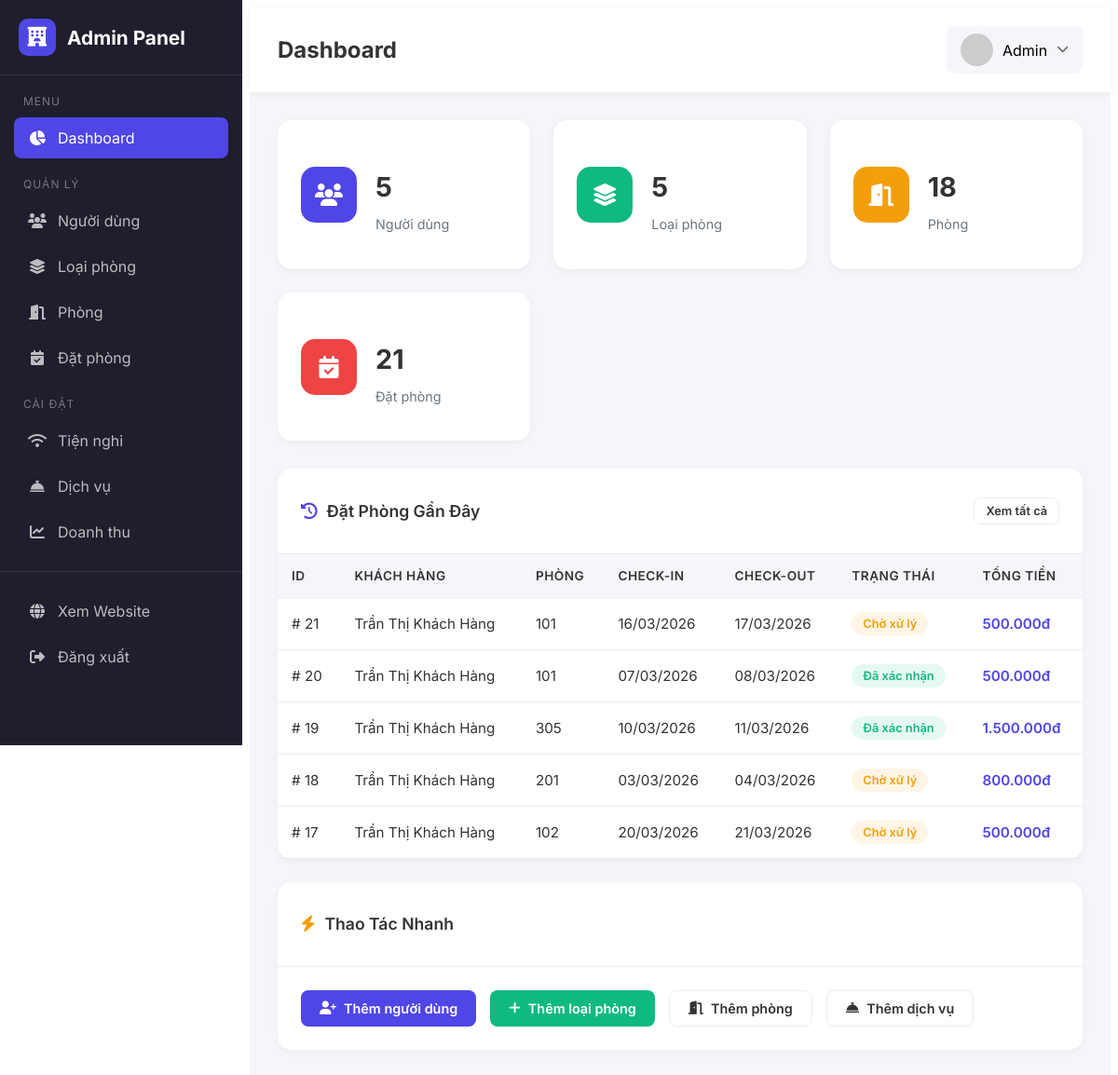
Screenshot of /public/admin (signed in) with the database file from the repository.
### tables this page shows
CREATE TABLE `bookings` (
  `id` int(11) NOT NULL,
  `user_id` int(11) NOT NULL,
  `check_in` date DEFAULT NULL,
  `check_out` date DEFAULT NULL,
  `total_price` decimal(12,2) DEFAULT NULL,
  `status` enum('pending','confirmed','cancelled') DEFAULT 'pending',
  `created_at` datetime DEFAULT current_timestamp(),
  `type` enum('room','event') DEFAULT 'room',
  `event_type` varchar(50) DEFAULT NULL,
  `payment_menthod` varchar(50) DEFAULT NULL,
  `payment_at` datetime DEFAULT NULL
);

CREATE TABLE `users` (
  `id` int(11) NOT NULL,
  `role_id` int(11) NOT NULL,
  `full_name` varchar(100) DEFAULT NULL,
  `email` varchar(100) NOT NULL,
  `password` varchar(255) NOT NULL,
  `phone` varchar(20) DEFAULT NULL,
  `status` tinyint(4) DEFAULT 1,
  `created_at` datetime DEFAULT current_timestamp()
);

CREATE TABLE `room_details` (
  `id` int(11) NOT NULL,
  `room_type_id` int(11) NOT NULL,
  `room_number` varchar(20) DEFAULT NULL,
  `floor` int(11) DEFAULT NULL,
  `status` enum('available','booked','maintenance') DEFAULT 'available',
  `image_path` varchar(255) DEFAULT NULL
);

### App/Controllers/Admin/AdminController.php (called while the page is built, shortened)
<?php
class AdminController extends Controller
{
    private User $userModel;
    private RoomType $roomTypeModel;
    private Room $roomModel;
    private Booking $bookingModel;
    public function __construct()
    {
        $this->userModel = new User();
        $this->roomTypeModel = new RoomType();
        $this->roomModel = new Room();
        $this->bookingModel = new Booking();
    }
    public function dashboard(): void
    {
        $totalUsers = $this->userModel->count();
        $totalRoomTypes = $this->roomTypeModel->count();
        $totalRooms = $this->roomModel->count();
        $totalBookings = $this->bookingModel->count();
        $recentBookings = $this->bookingModel->getRecent(5);
        $this->render('Admin/dashboard', [
            'title' => 'Dashboard - Admin Panel',
            'pageTitle' => 'Dashboard',
            'currentPage' => 'dashboard',
            'totalUsers' => $totalUsers,
            'totalRoomTypes' => $totalRoomTypes,
            'totalRooms' => $totalRooms,
            'totalBookings' => $totalBookings,
            'recentBookings' => $recentBookings,
        ]);
    }
}

### Public/index.php (called while the page is built, shortened)
<?php
require __DIR__ . '/bootstrap.php';
Router::dispatch();

### Public/bootstrap.php (called while the page is built, shortened)
<?php
spl_autoload_register(function (string $class): void {
    $prefix = 'App\\';
    $baseDir = BASE_PATH . DIRECTORY_SEPARATOR . 'App' . DIRECTORY_SEPARATOR;
    $len = strlen($prefix);
    $relativeClass = substr($class, $len);
    $file = $baseDir . str_replace('\\', DIRECTORY_SEPARATOR, $relativeClass) . '.php';
});
require BASE_PATH . DIRECTORY_SEPARATOR . 'App' . DIRECTORY_SEPARATOR . 'Core' . DIRECTORY_SEPARATOR . 'Help.php';

### App/Core/Database.php (called while the page is built, shortened)
<?php
class Database
{
    private static ?Database $instance = null;
    private ?PDO $pdo = null;
    private array $config;
    private function __construct()
    {
        $configPath = dirname(__DIR__, 2) . DIRECTORY_SEPARATOR . 'Config' . DIRECTORY_SEPARATOR . 'database.php';
        $this->config = require $configPath;
    }
    public static function getInstance(): self
    {
        if (self::$instance === null) {
            self::$instance = new self();
        }
        return self::$instance;
    }
    private function connect(): void
    {
        $dsn = sprintf(
            'mysql:host=%s;port=%d;dbname=%s;charset=%s',
            $this->config['host'],
            $this->config['port'] ?? 3306,
            $this->config['dbname'],
            $this->config['charset'] ?? 'utf8mb4'
        );
        try {
            $this->pdo = new PDO(
                $dsn,
                $this->config['username'],
                $this->config['password'],
                $this->config['options'] ?? []
            );
        } catch (PDOException $e) {
            throw new PDOException(
                'Kết nối database thất bại: ' . $e->getMessage(),
                (int) $e->getCode()
            );
        }
    }
    public function getConnection(): PDO
    {
        return $this->pdo;
    }
}

### Config/database.php (called while the page is built)
<?php
return [
    'host'     => 'localhost',
    'port'     => 3306,
    'dbname'   => 'booking_hotel',
    'username' => 'root',
    'password' => '',
    'charset'  => 'utf8mb4',
    'options'  => [
        PDO::ATTR_ERRMODE            => PDO::ERRMODE_EXCEPTION,
        PDO::ATTR_DEFAULT_FETCH_MODE => PDO::FETCH_ASSOC,
        PDO::ATTR_EMULATE_PREPARES   => false,
    ],
];

### App/Core/Model.php (called while the page is built, shortened)
<?php
abstract class Model
{
    protected PDO $pdo;
    protected string $table = '';
    public function __construct()
    {
        $this->pdo = Database::getInstance()->getConnection();
    }
    public function count(): int
    {
        $sql = "SELECT COUNT(*) FROM `{$this->table}`";
        $stmt = $this->pdo->query($sql);
        return (int) $stmt->fetchColumn();
    }
}

### App/Core/Help.php (called while the page is built, shortened)
<?php
function url(string $path = ''): string
{
    $baseUrl = defined('APP_URL') ? rtrim(APP_URL, '/') : '/doan/public';
    return $baseUrl . '/' . ltrim($path, '/');
}

### App/Models/Booking.php (called while the page is built, shortened)
<?php
class Booking extends Model
{
    public function getRecent(int $limit = 5): array
    {
        $sql = "SELECT b.*,
                       u.full_name as guest_name,
                       r.room_number
                FROM bookings b
                LEFT JOIN users u ON b.user_id = u.id
                LEFT JOIN booking_details bd ON bd.booking_id = b.id
                LEFT JOIN room_details r ON bd.room_id = r.id
                ORDER BY b.created_at DESC
                LIMIT ?";
        $stmt = $this->pdo->prepare($sql);
        $stmt->execute([$limit]);
        return $stmt->fetchAll(PDO::FETCH_ASSOC) ?: [];
    }
}

### App/Views/Admin/dashboard.php (the view)
<div class="stats-grid">
    <div class="stat-card">
        <div class="stat-icon primary">
            <i class="fa-solid fa-users"></i>
        </div>
        <div class="stat-info">
            <h3>
                <?= number_format($totalUsers) ?>
            </h3>
            <p>Người dùng</p>
        </div>
    </div>
    <div class="stat-card">
        <div class="stat-icon success">
            <i class="fa-solid fa-layer-group"></i>
        </div>
        <div class="stat-info">
            <h3>
                <?= number_format($totalRoomTypes) ?>
            </h3>
            <p>Loại phòng</p>
        </div>
    </div>
    <div class="stat-card">
        <div class="stat-icon warning">
            <i class="fa-solid fa-door-open"></i>
        </div>
        <div class="stat-info">
            <h3>
                <?= number_format($totalRooms) ?>
            </h3>
            <p>Phòng</p>
        </div>
    </div>
    <div class="stat-card">
        <div class="stat-icon danger">
            <i class="fa-solid fa-calendar-check"></i>
        </div>
        <div class="stat-info">
            <h3>
                <?= number_format($totalBookings) ?>
            </h3>
            <p>Đặt phòng</p>
        </div>
    </div>
</div>
<div class="admin-card">
    <div class="admin-card-header">
        <h2 class="admin-card-title"><i class="fa-solid fa-clock-rotate-left"
                style="margin-right: 10px; color: var(--admin-primary);"></i>Đặt Phòng Gần Đây</h2>
        <a href="<?= \App\Core\url('/admin/bookings') ?>" class="admin-btn admin-btn-outline admin-btn-sm">Xem tất cả</a>
    </div>
    <div class="admin-card-body" style="padding: 0;">
        <table class="admin-table">
            <thead>
                <tr>
                    <th>ID</th>
                    <th>Khách hàng</th>
                    <th>Phòng</th>
                    <th>Check-in</th>
                    <th>Check-out</th>
                    <th>Trạng thái</th>
                    <th>Tổng tiền</th>
                </tr>
            </thead>
            <tbody>
                <?php if (!empty($recentBookings)): ?>
                    <?php foreach ($recentBookings as $booking): ?>
                        <tr>
                            <td>#
                                <?= $booking['id'] ?>
                            </td>
                            <td>
                                <?= htmlspecialchars($booking['guest_name'] ?? 'N/A') ?>
                            </td>
                            <td>
                                <?= htmlspecialchars($booking['room_number'] ?? 'N/A') ?>
                            </td>
                            <td>
                                <?= date('d/m/Y', strtotime($booking['check_in'])) ?>
                            </td>
                            <td>
                                <?= date('d/m/Y', strtotime($booking['check_out'])) ?>
                            </td>
                            <td>
                                <?php
                                $status = $booking['status'] ?? 'pending';
                                $badgeClass = match ($status) {
                                    'confirmed' => 'badge-success',
                                    'pending' => 'badge-warning',
                                    'cancelled' => 'badge-danger',
                                    'completed' => 'badge-info',
                                    default => 'badge-primary'
                                };
                                $statusText = match ($status) {
                                    'confirmed' => 'Đã xác nhận',
                                    'pending' => 'Chờ xử lý',
                                    'cancelled' => 'Đã hủy',
                                    'completed' => 'Hoàn thành',
                                    default => ucfirst($status)
                                };
                                ?>
                                <span class="badge <?= $badgeClass ?>">
                                    <?= $statusText ?>
                                </span>
                            </td>
                            <td style="font-weight: 600; color: var(--admin-primary);">
                                <?= number_format($booking['total_price'] ?? 0, 0, ',', '.') ?>đ
                            </td>
                        </tr>
                    <?php endforeach; ?>
                <?php else: ?>
                    <tr>
                        <td colspan="7" style="text-align: center; color: #666; padding: 30px;">Chưa có đặt phòng nào</td>
                    </tr>
                <?php endif; ?>
            </tbody>
        </table>
    </div>
</div>
<div class="admin-card">
    <div class="admin-card-header">
        <h2 class="admin-card-title"><i class="fa-solid fa-bolt"
                style="margin-right: 10px; color: var(--admin-warning);"></i>Thao Tác Nhanh</h2>
    </div>
    <div class="admin-card-body">
        <div style="display: flex; gap: 15px; flex-wrap: wrap;">
            <a href="<?= \App\Core\url('/admin/users/create') ?>" class="admin-btn admin-btn-primary">
                <i class="fa-solid fa-user-plus"></i> Thêm người dùng
            </a>
            <a href="<?= \App\Core\url('/admin/room-types/create') ?>" class="admin-btn admin-btn-success">
                <i class="fa-solid fa-plus"></i> Thêm loại phòng
            </a>
            <a href="<?= \App\Core\url('/admin/rooms/create') ?>" class="admin-btn admin-btn-outline">
                <i class="fa-solid fa-door-open"></i> Thêm phòng
            </a>
            <a href="<?= \App\Core\url('/admin/services/create') ?>" class="admin-btn admin-btn-outline">
                <i class="fa-solid fa-concierge-bell"></i> Thêm dịch vụ
            </a>
        </div>
    </div>
</div>

### App/Core/Router.php (shortened to what this page needs)
<?php
class Router
{
    private static array $routes = [];
    private static ?string $basePath = null;
    private static function addRoute(string $method, string $path, string $controller, string $action, $middlewares = []): void
    {
        $middlewares = is_array($middlewares) ? $middlewares : [$middlewares];
        self::$routes[] = [
            'method' => strtoupper($method),
            'path' => self::normalizePath($path),
            'controller' => $controller,
            'action' => $action,
            'middlewares' => array_filter($middlewares),
        ];
    }
    private static function normalizePath(string $path): string
    {
        $path = trim($path, '/');
        return $path === '' ? '/' : '/' . $path;
    }
    public static function dispatch(): void
    {
        $method = $_SERVER['REQUEST_METHOD'] ?? 'GET';
        $uri = self::getCurrentUri();
        foreach (self::$routes as $route) {
            if ($route['method'] !== $method) {
                continue;
            }
            $params = [];
            if (self::matchRoute($route['path'], $uri, $params)) {
                $controllerClass = $route['controller'];
                $action = $route['action'];
                $middlewares = $route['middlewares'] ?? [];
                $runController = function () use ($controllerClass, $action, $params) {
                    if (!class_exists($controllerClass)) {
                        self::handleError(404, "Controller not found: {$controllerClass}");
                        return;
                    }
                    $controller = new $controllerClass();
                    if (!method_exists($controller, $action)) {
                        self::handleError(404, "Method not found: {$controllerClass}::{$action}()");
                        return;
                    }
                    call_user_func_array([$controller, $action], $params);
                };
                $next = $runController;
                foreach (array_reverse($middlewares) as $middlewareClass) {
                    $current = $next;
                    $next = function () use ($middlewareClass, $current) {
                        $m = new $middlewareClass();
                        $m->handle($current);
                    };
                }
                $next();
                return;
            }
        }
    }
    private static function matchRoute(string $pattern, string $uri, array &$params = []): bool
    {
        $params = [];
        $patternParts = explode('/', trim($pattern, '/'));
        $uriParts = explode('/', trim($uri, '/'));
        if (count($patternParts) !== count($uriParts)) {
            return false;
        }
        foreach ($patternParts as $index => $part) {
            if (preg_match('/^{(\w+)}$/', $part, $matches)) {
                $params[] = $uriParts[$index] ?? null;
            } elseif ($part !== ($uriParts[$index] ?? '')) {
                return false;
            }
        }
        return true;
    }
    private static function getCurrentUri(): string
    {
        $uri = $_SERVER['REQUEST_URI'] ?? '/';
        $uri = parse_url($uri, PHP_URL_PATH);
        $basePath = self::getBasePath();
        if ($basePath && strpos($uri, $basePath) === 0) {
            $uri = substr($uri, strlen($basePath));
        }
        return self::normalizePath($uri);
    }
    private static function getBasePath(): string
    {
        if (self::$basePath !== null) {
            return self::$basePath;
        }
        $scriptName = $_SERVER['SCRIPT_NAME'] ?? '';
        $scriptDir = dirname($scriptName);
        self::$basePath = $scriptDir === '/' ? '' : $scriptDir;
        return self::$basePath;
    }
    public static function setBasePath(string $path): void
    {
        self::$basePath = rtrim($path, '/');
    }
}

### rows the page displays
bookings: id "21", user.full_name "Trần Thị Khách Hàng", room_details.room_number "101", check_in "16/03/2026", check_out "17/03/2026", status "Chờ xử lý", total_price "500.000"
bookings: id "20", user.full_name "Trần Thị Khách Hàng", room_details.room_number "101", check_in "07/03/2026", check_out "08/03/2026", status "Đã xác nhận", total_price "500.000"
bookings: id "19", user.full_name "Trần Thị Khách Hàng", room_details.room_number "305", check_in "10/03/2026", check_out "11/03/2026", status "Đã xác nhận", total_price "1.500.000"
bookings: id "18", user.full_name "Trần Thị Khách Hàng", room_details.room_number "201", check_in "03/03/2026", check_out "04/03/2026", status "Chờ xử lý", total_price "800.000"
bookings: id "17", user.full_name "Trần Thị Khách Hàng", room_details.room_number "102", check_in "20/03/2026", check_out "21/03/2026", status "Chờ xử lý", total_price "500.000"

### other values shown
$totalUsers "5"
$totalRoomTypes "5"
$totalRooms "18"
$totalBookings "21"
